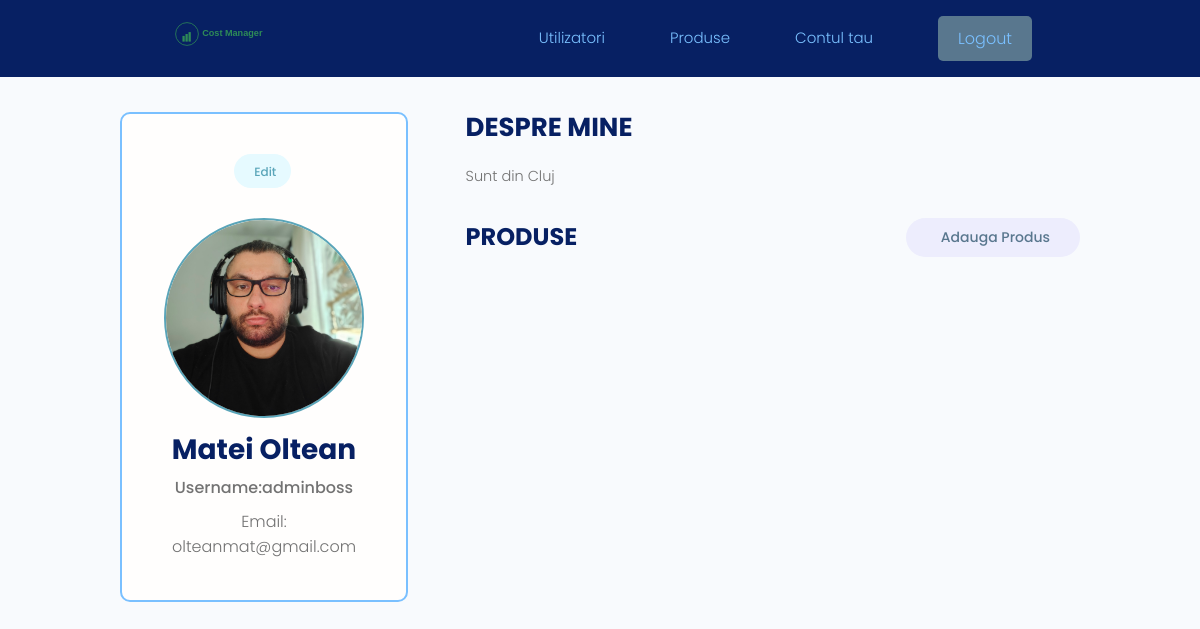
Screenshot of /account/ (signed in) with the database file from the repository.
### users/models.py (models this page shows, shortened)
class Profile(models.Model):
    user = models.OneToOneField(User, on_delete=models.CASCADE, null=True, blank=True)
    nume = models.CharField(max_length=200, blank=True, null=True)
    prenume = models.CharField(max_length=200, blank=True, null=True)
    bio = models.CharField(max_length=200, blank=True, null=True)
    email = models.EmailField(max_length=500, blank=True, null=True)
    username = models.CharField(max_length=200, blank=True, null=True)
    magazine_favorite = models.CharField(max_length=200, blank=True, null=True)
    poza_profil = models.ImageField(null=True, blank=True, upload_to='profiles/', default="profiles/user_default.png")
    social_github = models.CharField(max_length=200, blank=True, null=True)
    social_linkedin = models.CharField(max_length=200, blank=True, null=True)
    social_twitter = models.CharField(max_length=200, blank=True, null=True)
    social_instagram = models.CharField(max_length=200, blank=True, null=True)
    created = models.DateTimeField(auto_now_add=True)
    id = models.UUIDField(default=uuid.uuid4, unique=True, primary_key=True, editable=False)

### users/views.py (the view)
# urls.py: path('account/', views.userAccount, name="account"),
@login_required(login_url="login")
def userAccount(request):
    profile = request.user.profile
    context = {'profile': profile}
    return render(request, 'users/account.html', context)

### users/templates/users/account.html (shortened to what this page needs)
{% extends 'main.html' %}
{% block content %}
<main class="settingsPage profile my-md">
  <div class="container">
    <div class="layout">
      <div class="column column--1of3">
        <div class="card text-center">
          <div class="card__body dev">
            <a class="tag tag--pill tag--main settings__btn" href="{% url 'edit-account' %}">
              Edit</a>
            <img class="avatar avatar--xl dev__avatar" src="{{profile.poza_profil.url}}" />
            <h2 class="dev__name">{{profile.nume}} {{profile.prenume}}</h2>
            <p class="dev__title">Username:{{profile.username}}</p>
            <p class="dev__location">Email: {{profile.email}}</p>
          </div>
        </div>
      </div>
      <div class="column column--2of3">
        <div class="devInfo">
          <h3 class="devInfo__title">Despre mine</h3>
          <p class="devInfo__about">{{profile.bio}}</p>
        </div>
        <div class="settings">
          <h3 class="settings__title">Produse</h3>
          <a class="tag tag--pill tag--sub settings__btn tag--lg" href="{% url 'add-product' %}">Adauga Produs</a>
        </div>
      </div>
    </div>
  </div>
</main>
{% endblock %}

### static/styles/app.css (style rules this page uses)
:root { --color-sub: #072063; --color-sub-light: #59778e; --color-light: #7ac0ff; }
.card { border: 2px solid var(--color-light); }
img { width: 100%; }
.profile .card > .dev { padding: 4rem; }
.dev__avatar { display: block; margin: auto; }
.dev__name { color: var(--color-sub); font-size: 2.8rem; font-weight: 700; margin-top: 1rem; margin-bottom: 0.5rem; }
.dev__title { font-size: 1.6rem; font-weight: 500; line-height: 1.3; }
.dev__location { margin-top: 1rem; }
.devInfo { margin-bottom: 3rem; }
.devInfo__title, .devInfo__subtitle { font-size: 2.6rem; color: var(--color-sub); text-transform: uppercase; font-weight: 700; margin-bottom: 1.5rem; }
.devInfo__about, .devSkill__info { font-size: 1.45rem; line-height: 1.7; text-align: justify; }
.settingsPage .dev > .settings__btn { display: inline-block; margin-bottom: 3rem; }
.settings { display: flex; justify-content: space-between; align-items: center; }
.settings__title { font-size: 2.4rem; text-transform: uppercase; font-weight: 700; color: var(--color-sub); }

### static/uikit/styles/modules/_variables.css (style rules this page uses)
:root { --color-main: #5aa5b9; --color-main-light: #e6faff; --color-sub: #3f4156; --color-sub-light: #51546e; --color-sub-lighter: #ededfd; --color-text: #737373; --color-gray: #8b8b8b; --color-light: #e5e7eb; --color-light-gray: #767676; --color-bg: #f8fafd; --color-white: #fffefd; --color-white-light: #f3f3f3; --color-success: #359e64; --color-success-bg: #def8e8; --color-error: #fc4b0b; --color-error-bg: #fff2ee; --font-base: 'Poppins', arial, helvetica, 'Segoe UI', roboto, ubuntu, sans-serif; --font-monospace: 'Fira Code', 'Courier New', courier, monospace; --font-regular: 300; --font-medium: 500; --font-bold: 700; --generic-shadow: 1px 1px 5px #00000010; --generic-transition: all 0.3s ease-in-out; }

### static/uikit/styles/modules/_base.css (style rules this page uses)
* { margin: 0; padding: 0; box-sizing: border-box; text-rendering: optimizeLegibility; color: inherit; font-size: inherit; }
html { font-size: 50%; }
@media only screen and (min-width: 480px) { html { font-size: 56.25%; } }
@media only screen and (min-width: 1200px) { html { font-size: 62.5%; } }
body { line-height: 1.6; font-weight: 400; font-size: 1.5rem; color: var(--color-text); background-color: var(--color-bg); min-height: 100vh; }

### static/uikit/styles/modules/_typography.css (style rules this page uses)
* { font-family: var(--font-base); }
h2 { font-size: 3.6rem; font-weight: var(--font-bold); }
h3 { font-size: 3.2rem; font-weight: var(--font-medium); }
p, span, strong { font-size: 1.6rem; color: var(--color-text); font-weight: var(--font-regular); }
a { padding-bottom: 2px; text-decoration: none; display: inline-block; color: var(--color-main); font-weight: var(--font-medium); }

### static/uikit/styles/modules/_utilities.css (style rules this page uses)
.container { width: 92%; max-width: 165rem; margin: 0 auto; box-sizing: border-box; }
@media screen and (min-width: 1000px) { .container { width: 90%; } }
@media screen and (min-width: 1200px) { .container { width: 80%; } }
.text-center { text-align: center; }
.my-md { margin: 3rem auto; }

### static/uikit/styles/modules/_avatar.css (style rules this page uses)
.avatar { border-radius: 50%; border: 2px solid var(--color-main); object-fit: cover; }
.avatar--xl { height: 20rem; width: 20rem; }

### static/uikit/styles/modules/_card.css (style rules this page uses)
.card { border-radius: 1rem; background-color: var(--color-white); border: 1.5px solid var(--color-light); width: auto; height: auto; margin-top: 0.5rem; margin-bottom: 0.5rem; overflow: hidden; }
.card__body, .card__header { padding: 2rem 2.5rem; }

### static/uikit/styles/modules/_tag.css (style rules this page uses)
.tag { display: inline-flex; align-items: center; background-color: var(--color-sub); height: -webkit-fit-content; height: -moz-fit-content; height: fit-content; width: -webkit-fit-content; width: -moz-fit-content; width: fit-content; border-radius: 0.5rem; padding: 0.5rem 1.5rem; font-size: 1.2rem; cursor: pointer; }
.tag:not(:last-child) { margin-right: 0.25rem; margin-bottom: 0.75rem; }
.tag--pill { border-radius: 5rem; }
.tag--main, .tag--main > small { background: var(--color-main-light); color: var(--color-main); font-weight: 500; }
.tag--sub, .tag--sub > small { background: var(--color-sub-lighter); color: var(--color-sub-light); font-weight: 500; }
.tag--lg { padding: 0.8rem 3rem; font-size: 1.4rem; }

### static/uikit/styles/modules/_layout.css (style rules this page uses)
.layout { display: flex; flex-flow: row wrap; justify-content: space-between; }
.layout > .column { margin-bottom: 3rem; }
.layout > .column.column--1of3 { flex-basis: 30%; }
.layout > .column.column--2of3 { flex-basis: 64%; }

### rows the page displays
Profile: poza_profil (picture), nume "Matei", prenume "Oltean", username "adminboss", email "olteanmat@gmail.com", bio "Sunt din Cluj"
